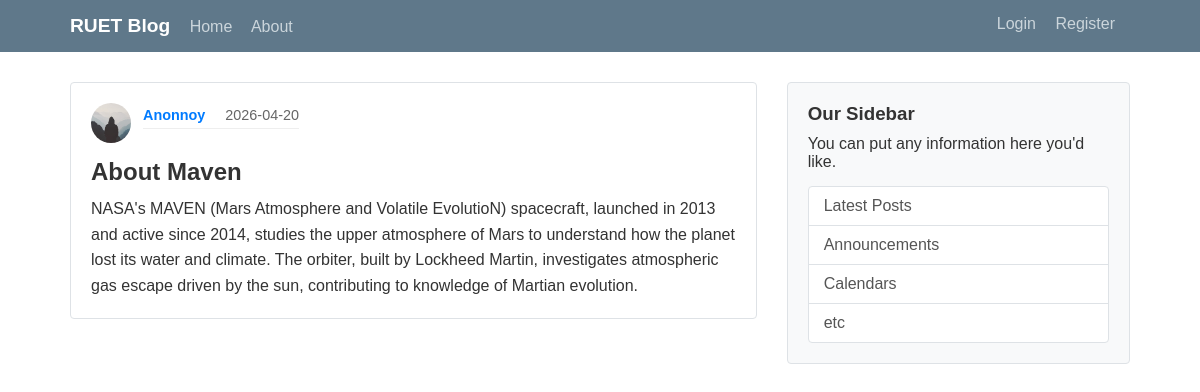
/post/1, run on the app's committed database.
### flaskblog/models.py (models this page shows, shortened)
class User(db.Model, UserMixin):
    id = db.Column(db.Integer, primary_key = True)
    username = db.Column(db.String(20), unique = True, nullable = False)
    email = db.Column(db.String(120), unique = True, nullable = False)
    image_file = db.Column(db.String(20), nullable = False, default = 'default.jpg')
    password = db.Column(db.String(60), nullable = False)
    posts = db.relationship('Post', backref = 'author', lazy = True)

class Post(db.Model):
    id = db.Column(db.Integer, primary_key = True)
    title = db.Column(db.String(100), nullable = False)
    date_posted = db.Column(db.DateTime, nullable = False, default = datetime.utcnow)
    content = db.Column(db.Text, nullable = False)
    user_id = db.Column(db.Integer, db.ForeignKey('user.id'), nullable = False)

### flaskblog/routes.py (the view)
@app.route("/post/<int:post_id>")
def post(post_id):
    post = Post.query.get_or_404(post_id)
    return render_template('post.html', title= post.title, post=post)

### flaskblog/templates/post.html (shortened to what this page needs)
{% extends "layout.html" %}
{% block content %}
<article class="post-card">
    <div class="post-header">
        <img src="{{ url_for('static', filename='profile_pics/' + post.author.image_file) }}" class="rounded-circle article-img" alt="">
        <div class="post-metadata">
            <span class="author">{{ post.author.username }}</span>
            <span class="date">{{ post.date_posted.strftime('%Y-%m-%d') }}</span>
        </div>
    </div>
    <h2 class="post-title">{{ post.title }}</h2>
    <p class="post-content">{{ post.content }}</p>
</article>
{% endblock %}

### flaskblog/static/styles.css (style rules this page uses)
* { box-sizing: border-box; margin: 0; padding: 0; font-family: Arial, sans-serif; }
body { background-color: #ffffff; color: #333; }
.post-card { border: 1px solid #dee2e6; padding: 20px; margin-bottom: 20px; border-radius: 4px; }
.post-metadata { border-bottom: 1px solid #eee; padding-bottom: 5px; margin-bottom: 10px; font-size: 0.85rem; }
.author { color: #007bff; font-weight: bold; margin-right: 10px; }
.date { color: #777; }
.post-header { display: flex; align-items: center; margin-bottom: 15px; }
.article-img.rounded-circle { height: 40px; width: 40px; border-radius: 50%; object-fit: cover; margin-right: 12px; }
.post-metadata { display: flex; gap: 10px; font-size: 0.9rem; }
.author { font-weight: bold; color: #007bff; }
.date { color: #666; }
.post-title { margin-bottom: 10px; font-size: 1.5rem; }
.post-content { line-height: 1.6; color: #333; }

### data on the page
User: image_file (placeholder picture), author.username "Anonnoy"
Post: date_posted "2026-04-20", title "About Maven", content "NASA's MAVEN (Mars Atmosphere and Volatile EvolutioN) spacecraft, launched in 2013 and active since 2014, studies the upper atmosphere of Mars to understand how the planet lost its water and climate. The orbiter, built by Lockheed Martin, investigates atmospheric gas escape driven by the sun, contributing to knowledge of Martian evolution."
